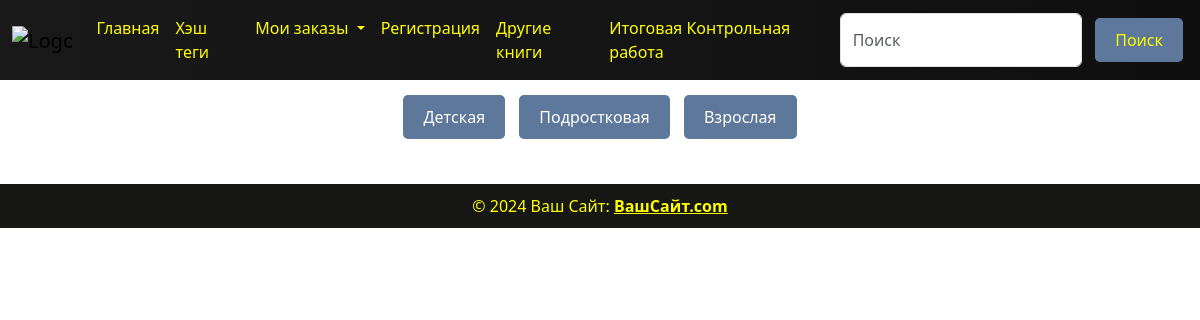
The page /clothes/all_clothes/ on the database as committed earlier.
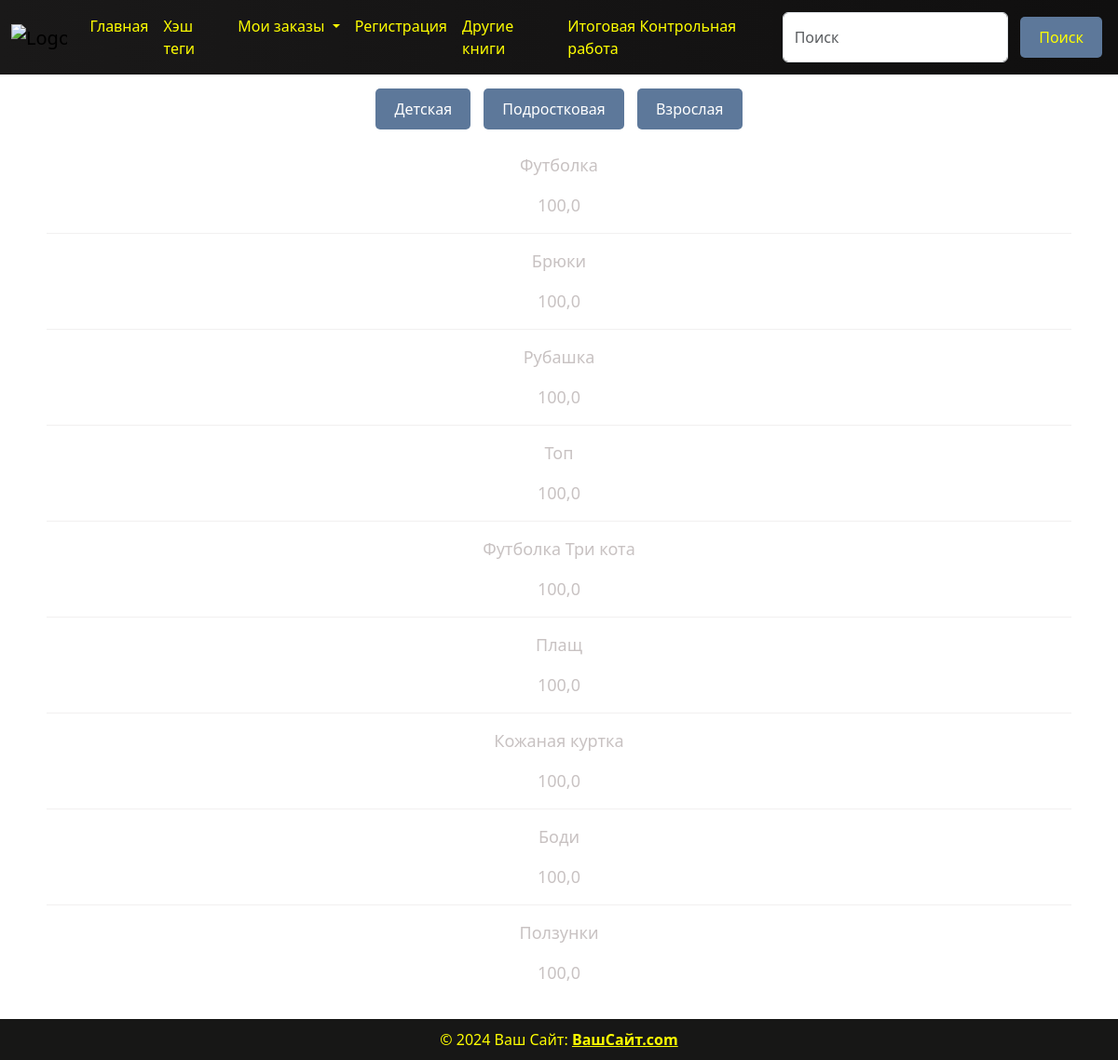
The same page on the database as committed later.
### clothes/models.py (models this page shows, shortened)
class Clothes(models.Model):
    title = models.CharField(max_length=50)
    price = models.FloatField(default=100)
    tags = models.ManyToManyField(Tag)

### clothes/views.py (the view)
# urls.py: path('all_clothes/', AllClothesView.as_view(), name='all_clothes'),
class AllClothesView(generic.ListView):
    model = models.Clothes
    template_name = 'clothing/all_clothes.html'
    context_object_name = 'all_clothes'
    queryset = models.Clothes.objects.all().order_by('-id')

### templates/clothing/all_clothes.html
{% load static %}
{% include 'components/header.html' %}
<link rel="stylesheet" href="{% static 'css/hashtags.css' %}">
<div class="container">
    <div class="buttons">
        <button class="btn"><a href="{% url 'child_clothes' %}">Детская</a></button>
        <button class="btn"><a href="{% url 'teen_clothes' %}">Подростковая</a></button>
        <button class="btn"><a href="{% url 'adult_clothes' %}">Взрослая</a></button>
    </div>
    {% for i in all_clothes %}
    <div class="content">
        <p class="white">{{ i.title }}</p>
        <p class="white">{{ i.price }}</p>
        {% if not forloop.last %}
        <hr class="white">
        {% endif %}
    </div>
    {% endfor %}
</div>
{% include 'components/footer.html' %}

Rows that differ between the two databases and show on the page:
added Clothes: title "Футболка", price "100,0"
added Clothes: title "Брюки", price "100,0"
added Clothes: title "Рубашка", price "100,0"
added Clothes: title "Топ", price "100,0"
added Clothes: title "Футболка Три кота", price "100,0"
added Clothes: title "Плащ", price "100,0"
added Clothes: title "Кожаная куртка", price "100,0"
added Clothes: title "Боди", price "100,0"
added Clothes: title "Ползунки", price "100,0"
